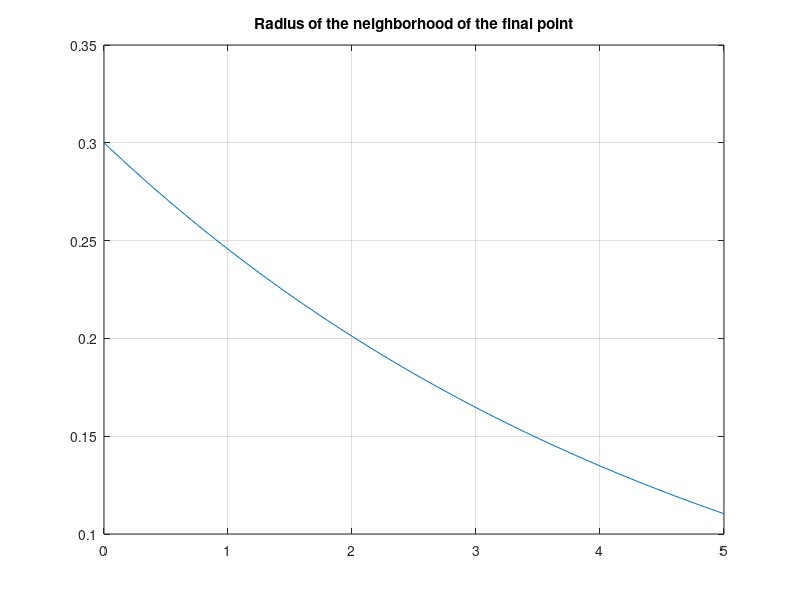
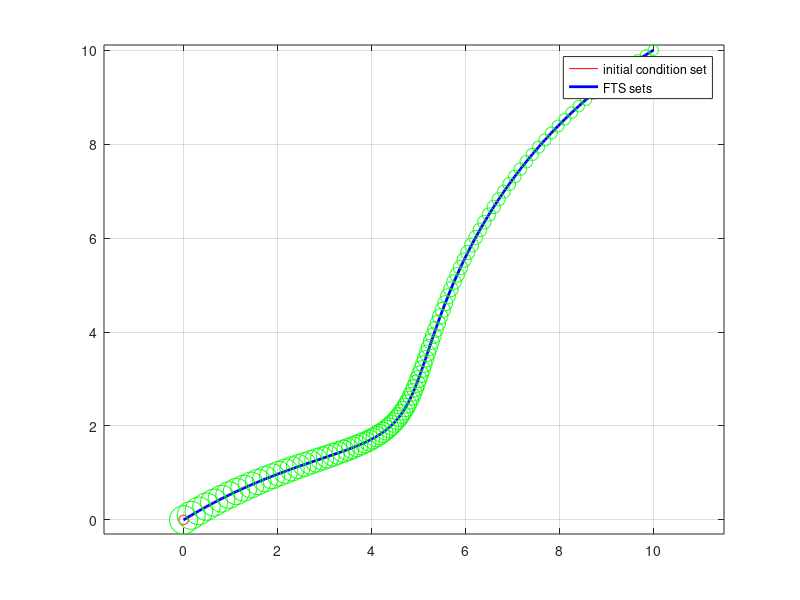

These charts were generated, in order, by the following MATLAB code:
%% Example #7
% Controlled system

%% MLP parameters
numLayers  = 5; % hidden layers + 2 (in/out)
numNeurons = 32;

%% Training options
% Epochs and minibatch size
numEpochs      = 40;
numMiniBatches = 200;

% Specify ADAM optimization options
initialLearnRate = 0.008;
decayRate        = 0.00001;

% Additional training parameters
options.wVdot     = 5;    % weight on derivative condition
options.wVbound   = 1;    % weight on boundary condition
options.tolVbound = 3e0;  % tolerance on boundary condition
options.tolVdot   = 1e0;  % tolerance on derivative condition
options.wVt       = 0;    % regularization on dV/dt
options.wV        = 0;    % regularization on V

% Collocation points
NPC = 50000;
NPB = 50; % for each time sample
NP0 = 700;

%% Define FTS problem

% Time vector
t = (0:5e-2:5)';

% System
f = @ff; 
g = @gg;

% State dimension
nx = 2;

% guiding center
xc = @(t) [2*t + sin(2*pi*t/5);
           2*t + cos(2*pi*t/5) - 1]; 

gamma0 = 0.1;
rho    = @(t) 3*gamma0.*exp(-t/5);

% ellipses
G = @(t)1/rho(t)^2 * eye(nx);
R = 1/gamma0^2     * eye(nx);


figure
plot(t,rho(t)), grid
title('Radius of the neighborhood of the final point')


theth = linspace(0,2*pi,50);
figure
% initial domain
plot(gamma0*cos(theth),gamma0*sin(theth),'r'), hold on
% guiding center
xc_ = xc(t');
plot(xc_(1,:),xc_(2,:),'b','linewidth',2)
% trajectory domains
for i = 1:length(t)  
  plot(xc_(1,i)+rho(t(i))*cos(theth), xc_(2,i)+rho(t(i))*sin(theth), 'g'), hold on
end
grid, axis equal, hold on
legend('initial condition set', 'FTS sets')









% plot_trajectories(t,R,G,nx,f)






%% Plant

function f_ = ff(x)
f_ = x*0;
end

function g_ = gg(x)
g_ = [cos(x(3,:)), 0;
      sin(x(3,:)), 0;
      0,           1];
end

function xdot = odefun(t,x,u)
fprintf('t = %.4fs | u = %.4f | x1 = %.4f | x2 = %.4f \n',t,u(x),x(1),x(2))
xdot = ff(x) + gg(x)*u(x);
end


